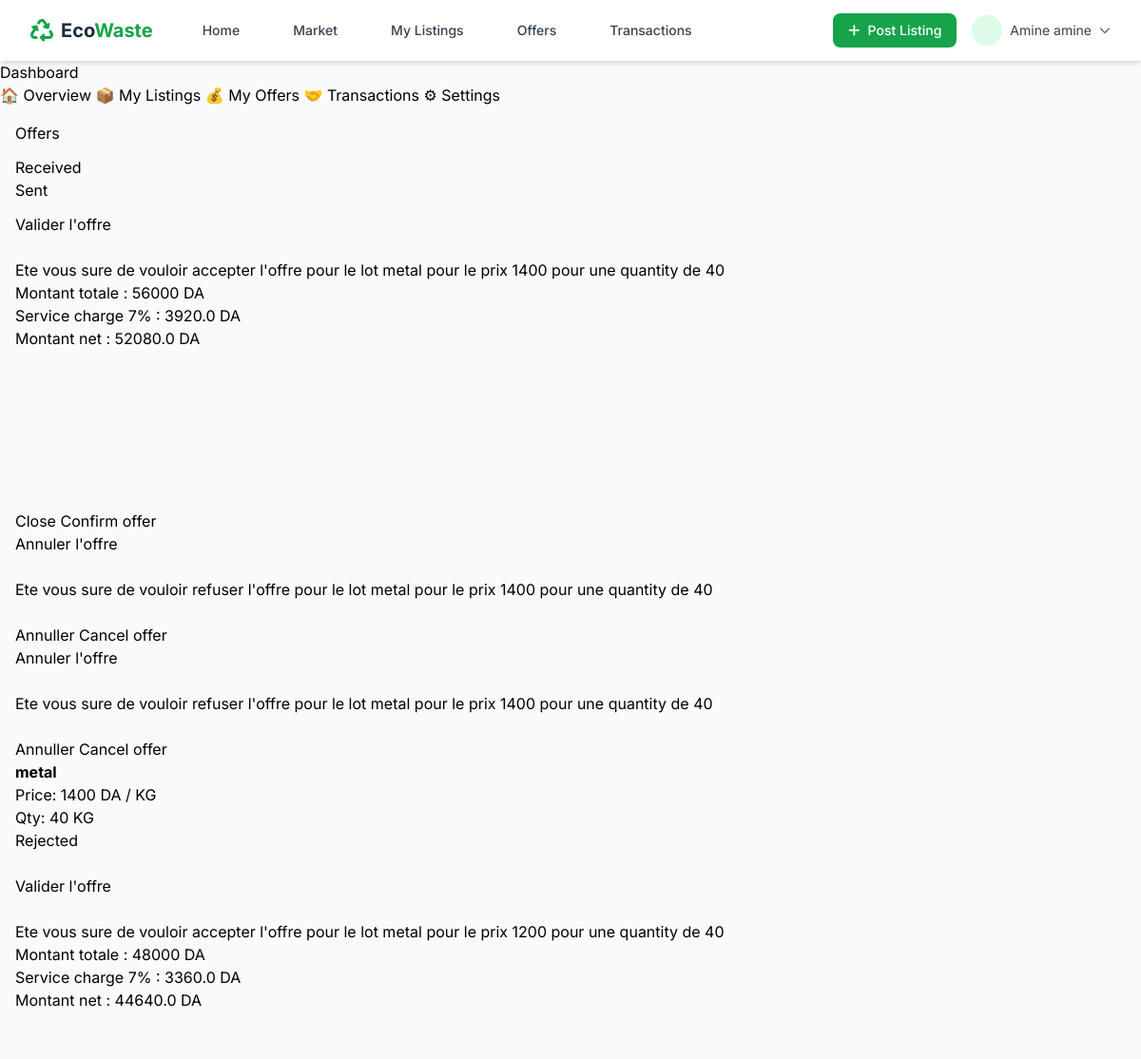
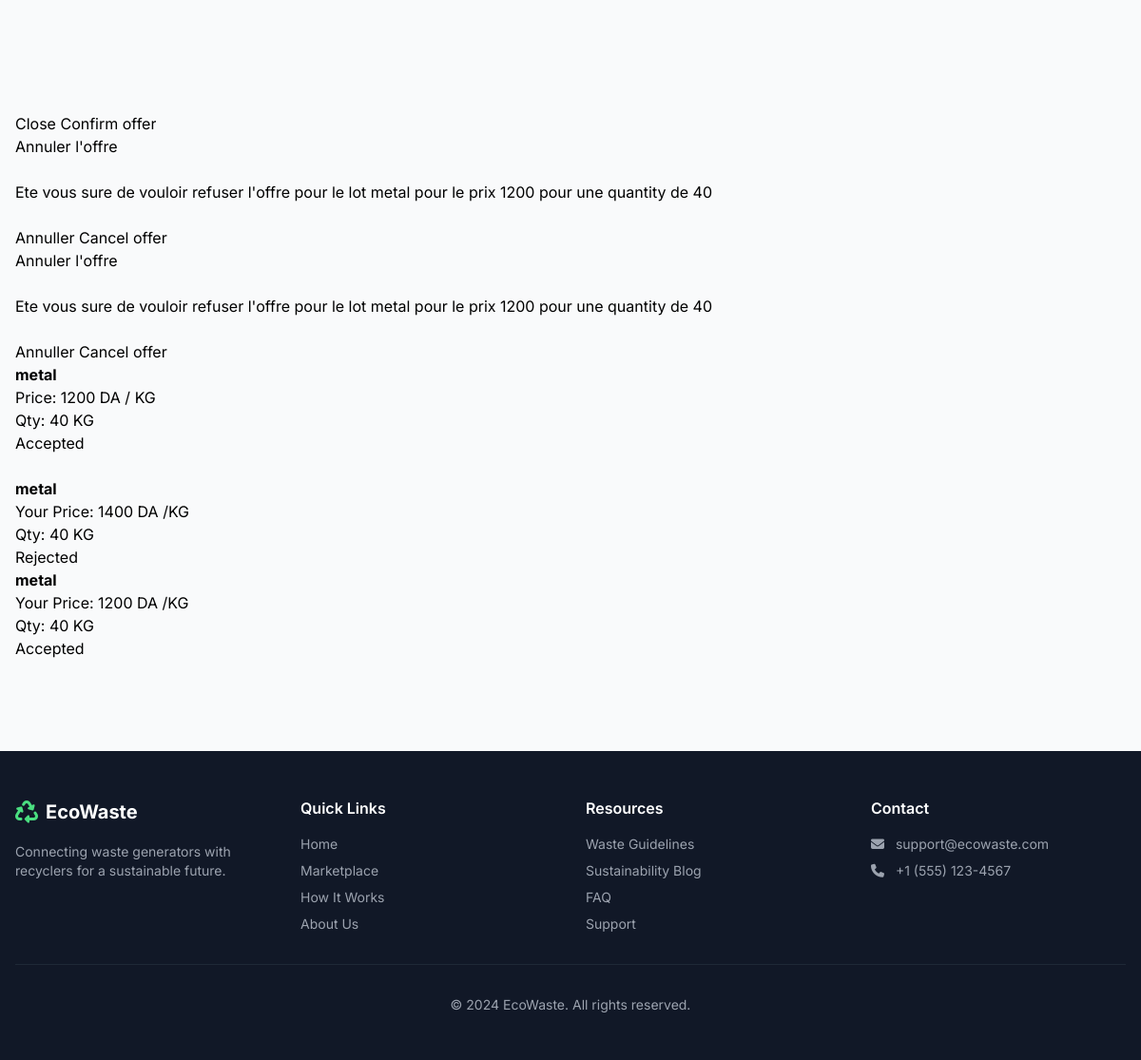
The page /offers (signed in) on the database as committed earlier (2 pictures, top to bottom).
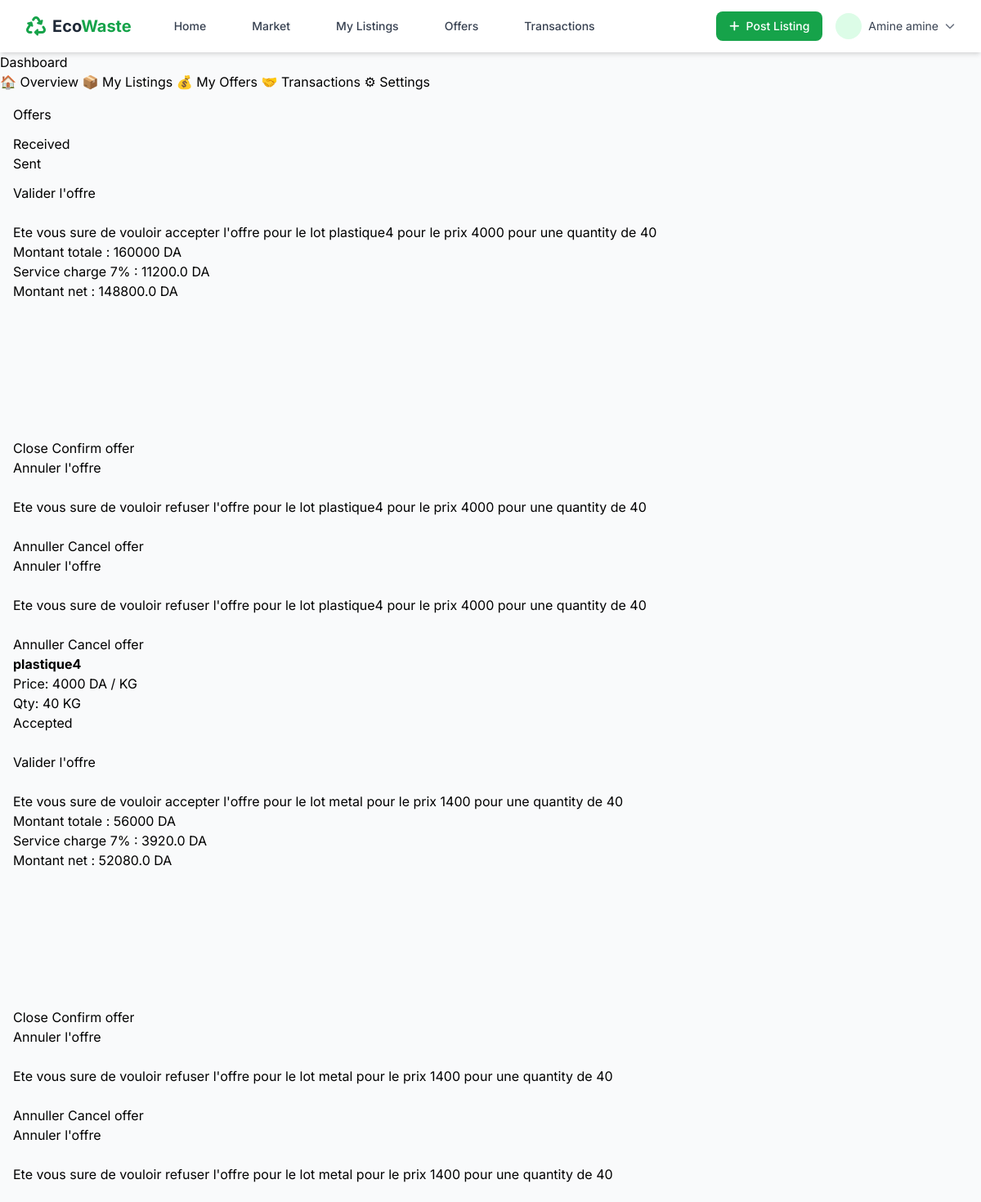
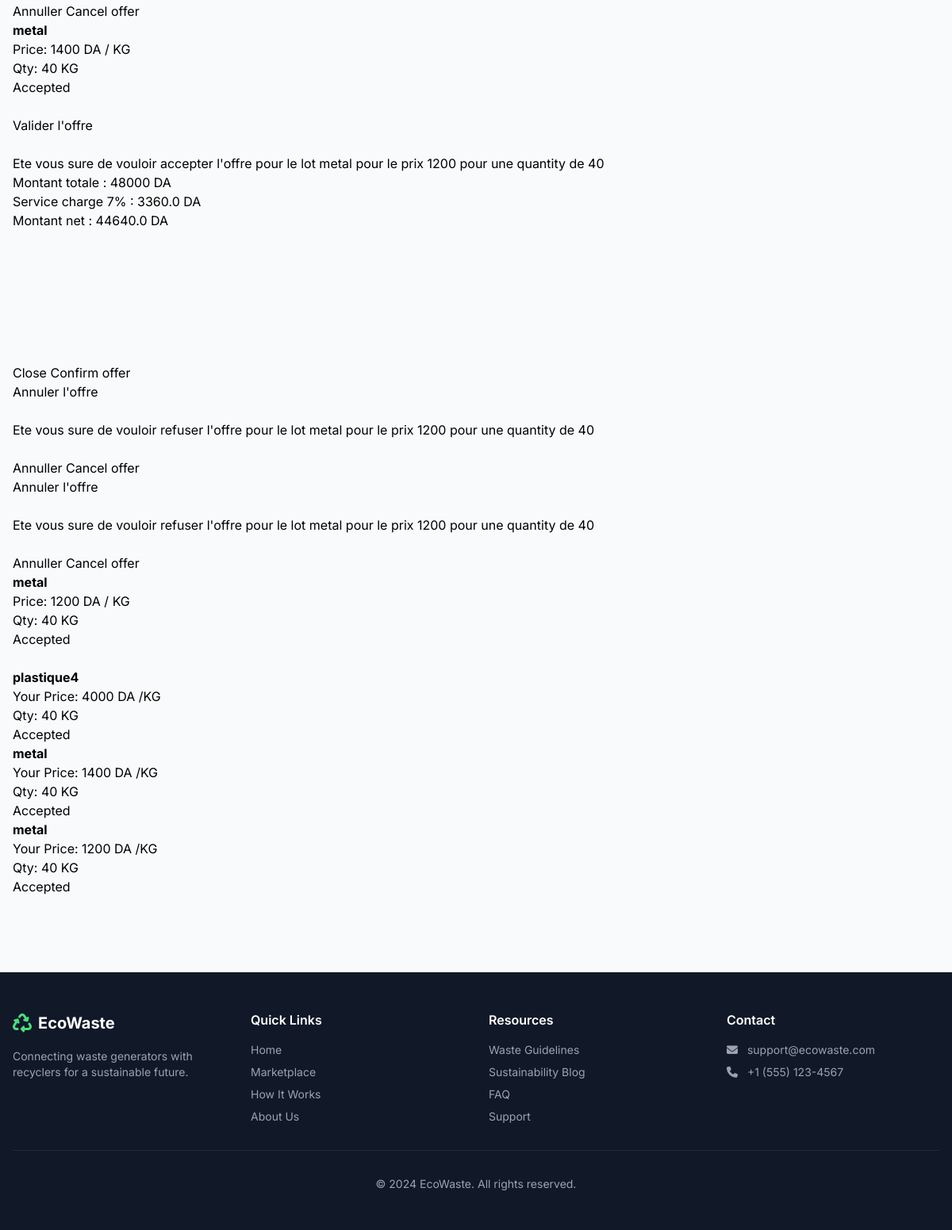
The same page on the database as committed later (2 pictures, top to bottom).
### app/models.py (models this page shows)
class Offer(db.Model):
    id = db.Column(db.Integer(),primary_key=True)
    item_id = db.Column(db.Integer(),db.ForeignKey('item.id'))
    buyer_company_id = db.Column(db.Integer(),db.ForeignKey('company.id'))
    seller_company_id = db.Column(db.Integer(),db.ForeignKey('company.id'))
    sender_company_id = db.Column(db.Integer(),db.ForeignKey('company.id'))
    buyer_id=db.Column(db.Integer(),db.ForeignKey('user.id'))
    seller_id=db.Column(db.Integer(),db.ForeignKey('user.id'))
    offered_price = db.Column(db.Integer(),nullable=False)
    quantity_requested = db.Column(db.Integer(),nullable=False)
    unit = db.Column(db.String(length=300),nullable=False)
    message = db.Column(db.String(length=300))
    status = db.Column(db.String(length=30),default="pending")#pending/countred/accepted/rejected/cancelled/expired
    created_at = db.Column(db.DateTime(timezone=True), server_default=db.func.now())
    accepted_at=db.Column(db.DateTime(timezone=True))
    owned_offer = db.relationship("Item", back_populates="offers")
    sender_company = db.relationship("Company",foreign_keys=[sender_company_id],back_populates="offers")

### app/listings/models.py (models this page shows, shortened)
class Item(db.Model):
    id=db.Column(db.Integer(),primary_key=True)
    company_id= db.Column(db.Integer(),db.ForeignKey('company.id'))
    category_id= db.Column(db.Integer(),db.ForeignKey('category.id'))
    user_id=db.Column(db.Integer(),db.ForeignKey('user.id'))
    name=db.Column(db.String(length=30),nullable=False)
    description=db.Column(db.String(length=1024))
    unit= db.Column(db.String(length=30),nullable=False)
    quantity= db.Column(db.Integer(),nullable=False)
    price_negotiable = db.Column(db.Boolean, default=True)
    minimum_order = db.Column(db.Numeric(10, 2), default=0)
    views=db.Column(db.Integer())
    pickup_address=db.Column(db.String(length=30))
    pickup_city=db.Column(db.String(length=30))
    pickup_country=db.Column(db.String(length=30))
    sell_type=db.Column(db.String(length=30))
    price=db.Column(db.Integer(),nullable=False)
    status=db.Column(db.String(length=30),default="pending") #active/closed/sold
    expires_at= db.Column(db.DateTime())
    created_at = db.Column(db.DateTime(timezone=True), server_default=db.func.now())
    images=db.relationship('Image',backref='owned_item',lazy=True)
    offers=db.relationship('Offer',backref='owned_item',lazy=True)
    views=db.relationship('View',backref='owned_item',lazy=True)
    owned_user = db.relationship("User", back_populates="items")
    owned_company = db.relationship("Company", back_populates="items")
    owned_category=db.relationship("Category",back_populates="items")
    offers = db.relationship('Offer', back_populates='owned_offer',lazy=True)
    transactions = db.relationship('Transaction', back_populates='listing',lazy=True)
    images = db.relationship('Image', back_populates='owned_image',lazy=True)
    qualities = db.relationship('Item_quality_values', back_populates='owned_item',lazy=True)

### app/routes.py (the view, shortened to what this page needs)
@app.route("/offers",methods=['POST','GET'])
def offers_page():
    offers_sent=Offer.query.filter_by(buyer_company_id=current_user.company_id).order_by(desc(Offer.created_at)).all()
    offers_received=Offer.query.filter_by(seller_company_id=current_user.company_id).order_by(desc(Offer.created_at)).all()
    validate_form=validateOfferForm()
    cancel_form=cancelOfferForm()
    reject_form=rejectOfferForm()
    if cancel_form.validate_on_submit() and cancel_form.submit2.data:
        offer_to_cancel=Offer.query.filter_by(id=cancel_form.id.data).first()
        offer_to_cancel.status="canceled"
        db.session.commit()
    if reject_form.validate_on_submit() and reject_form.submit3.data:
        offer_to_reject=Offer.query.filter_by(id=reject_form.id.data).first()
        offer_to_reject.status="canceled"
        db.session.commit()
    return render_template('offers.html',offers_sent=offers_sent,offers_received=offers_received,validate_form=validate_form,cancel_form=cancel_form,reject_form=reject_form)

### app/forms.py
class validateOfferForm(FlaskForm):
    id=HiddenField(label="Price",validators=[])
    item_id=HiddenField(label="Price",validators=[])
    price=IntegerField(widget=HiddenInput())
    quantity=IntegerField(widget=HiddenInput())
    unit=StringField(widget=HiddenInput())
    seller_company_id=HiddenField(label="Price",validators=[])
    buyer_company_id=HiddenField(label="Price",validators=[])
    submit1=SubmitField(label="Confirm offer")

class cancelOfferForm(FlaskForm):
    id=HiddenField(label="id",validators=[])
    submit2=SubmitField(label="Cancel offer")

### app/auth/models.py (called while the page is built)
@login_manager.user_loader
def load_user(user_id):
    return User.query.get(int(user_id))

### app/templates/offers.html (shortened to what this page needs)
{%extends'base.html' %}
{% block content%}
<div class="container-fluid ">
  <div class="row">
      {% include 'side_bar.html'%}
    <div class="col-md-10 p-4">
      <h3>Offers</h3>
<ul class="nav nav-tabs mt-3">
    <li class="nav-item">
        <a class="nav-link active" data-bs-toggle="tab" href="#received">Received</a>
    </li>
    <li class="nav-item">
        <a class="nav-link" data-bs-toggle="tab" href="#sent">Sent</a>
    </li>
</ul>
<div class="tab-content mt-3">
<div class="tab-pane fade show active" id="received">
{% for offer in offers_received %}
  {% include 'includes/modals_offers_validate.html'%}
  {% include 'includes/modal_offers_reject.html'%}
<div class="offer-card d-flex justify-content-between align-items-center">
<div>
    <a href="{{url_for('listing_detail_page',listing_id=offer.owned_offer.id)}}"><strong>{{ offer.owned_offer.name }}</strong></a><br>
    Price: {{ offer.offered_price }} DA / {{offer.unit}}<br>
    Qty: {{ offer.quantity_requested }} {{offer.unit}}
</div>
<div>
{% if offer.status == "pending" %}
<span class="badge text-bg-primary">Pending</span>
{% elif offer.status == "accepted" %}
<span class="badge text-bg-success">Accepted</span>
{% else %}
<span class="badge text-bg-danger">Rejected</span>
{% endif %}
<br><br>
</div>
</div>
{% endfor %}
</div>
<div class="tab-pane fade" id="sent">
{% for offer in offers_sent %}
<div class="offer-card d-flex justify-content-between align-items-center">
<div>
    <a href="{{url_for('listing_detail_page',listing_id=offer.owned_offer.id)}}"><strong>{{ offer.owned_offer.name }}</strong></a><br>
    Your Price: {{ offer.offered_price }} DA /{{offer.unit}}<br>
    Qty: {{ offer.quantity_requested }} {{offer.unit}}
</div>
<div>
{% if offer.status == "pending" %}
<span class="badge text-bg-primary">Pending</span>
{% elif offer.status == "accepted" %}
<span class="badge text-bg-success">Accepted</span>
{% else %}
<span class="badge text-bg-danger">Rejected</span>
{% endif %}
</div>
</div>
{% endfor %}
</div>
</div>
</div>
    </div>
  </div>
{% endblock%}

### app/templates/includes/modals_offers_validate.html (shortened to what this page needs)
<div class="modal fade" id="validate-offer-{{offer.id}}" tabindex="-1" aria-labelledby="exampleModalLabel" aria-hidden="true">
  <div class="modal-dialog">
    <div class="modal-content">
      <div class="modal-header">
        <h1 class="modal-title fs-5" id="exampleModalLabel">Valider l'offre</h1>
      </div>
      <div class="modal-body">
        Ete vous sure de vouloir accepter l'offre pour le lot {{offer.owned_offer.name}} pour le prix {{offer.offered_price}} pour une quantity de {{offer.quantity_requested}}<br>
        <bold>Montant totale : {{offer.offered_price*offer.quantity_requested}} DA</bold><br>
        <bold>Service charge 7% : {{(offer.offered_price*offer.quantity_requested*0.07) | round }} DA </bold><br>
        <bold>Montant net : {{offer.offered_price*offer.quantity_requested*(1-0.07)}} DA </bold>
        <form method="POST">
            {{validate_form.id(value=offer.id)}}<br>
             {{validate_form.item_id(value=offer.item_id)}}<br>
            {{validate_form.price(value=offer.offered_price)}}<br>
            {{validate_form.quantity(value=offer.quantity_requested)}}<br>
            {{validate_form.unit(value=offer.unit)}}<br>
            {{validate_form.buyer_company_id(value=offer.buyer_company_id)}}<br>
            {{validate_form.seller_company_id(value=offer.seller_company_id)}}<br>
          <div class="modal-footer">
          <button type="button" class="btn btn-secondary" data-bs-dismiss="modal">Close</button>
          {{validate_form.submit1(class="btn btn-secondary",)}}
      </div>
        </form>
      </div>
    </div>
  </div>
</div>
<div class="modal fade" id="reject-offer-{{offer.id}}" tabindex="-1" aria-labelledby="exampleModalLabel" aria-hidden="true">
  <div class="modal-dialog">
    <div class="modal-content">
      <div class="modal-header">
        <h1 class="modal-title fs-5" id="exampleModalLabel">Annuler l'offre</h1>
      </div>
      <div class="modal-body">
        Ete vous sure de vouloir refuser l'offre pour le lot {{offer.owned_offer.name}} pour le prix {{offer.offered_price}} pour une quantity de {{offer.quantity_requested}}<br>
        <form method="POST">
            {{reject_form.id(value=offer.id)}}<br>
          <div class="modal-footer">
          <button type="button" class="btn btn-secondary" data-bs-dismiss="modal">Annuller</button>
          {{reject_form.submit3(class="btn btn-secondary",)}}
      </div>
        </form>
      </div>
    </div>
  </div>
</div>

### app/templates/includes/modal_offers_reject.html (shortened to what this page needs)
<div class="modal fade" id="reject-offer-{{offer.id}}" tabindex="-1" aria-labelledby="exampleModalLabel" aria-hidden="true">
  <div class="modal-dialog">
    <div class="modal-content">
      <div class="modal-header">
        <h1 class="modal-title fs-5" id="exampleModalLabel">Annuler l'offre</h1>
      </div>
      <div class="modal-body">
        Ete vous sure de vouloir refuser l'offre pour le lot {{offer.owned_offer.name}} pour le prix {{offer.offered_price}} pour une quantity de {{offer.quantity_requested}}<br>
        <form method="POST">
            {{reject_form.id(value=offer.id)}}<br>
          <div class="modal-footer">
          <button type="button" class="btn btn-secondary" data-bs-dismiss="modal">Annuller</button>
          {{reject_form.submit3(class="btn btn-secondary",)}}
      </div>
        </form>
      </div>
    </div>
  </div>
</div>

Rows that differ between the two databases and show on the page:
added Offer: owned_offer.name "plastique4", offered_price "4000", quantity_requested "40", offer.offered_price*offer.quantity_requested "160000", (offer.offered_price*offer.quantity_requested*0.07)|round "11200.0", offer.offered_price*offer.quantity_requested*(1-0.07) "148800.0", unit "KG", status "Accepted"
changed Offer (number 2 of 3 on the later page): status "Rejected Rejected" → "Accepted Accepted"
